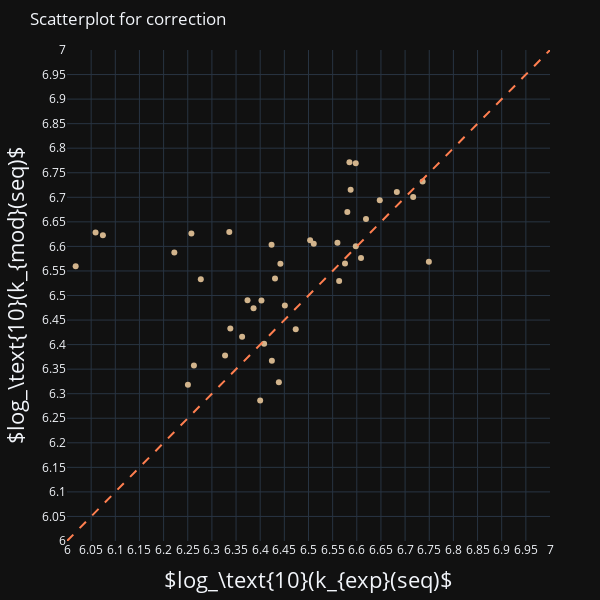
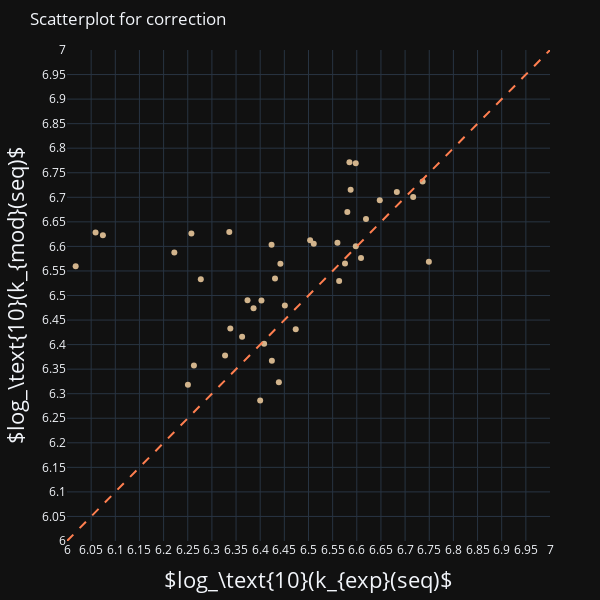

Write notebook code for charts like these, in order.
### Code cell
valplot(wk, corr=True, log=True, name='correction')

### Figure 1 — Plotly figure (JSON) as saved in the notebook; plotly's stock layout.template omitted (floating-point values rounded to 4 significant figures)
{"data": [{"customdata": ["21_GCTGTTCGGTCTAT", "1_GTTCGGTCTA", "22_ACCAAACCACCAAC", "2_CCAAAACCAA", "23_CAACACCAAACAAC", "3_AAACCACACA", "24_CAAAACCCCAACAC", "25_AAACCCACCACACA", "26_CAACACCCAAACAC", "4_ACCAAACCAC", "5_ACACCAAACC", "27_CCAAAACCAACAAC", "6_AAAAACCCAC", "28_AAAAACCCACCCAA", "7_CAACACCCAA", "8_AAACCCACCA", "9_ACAACACCAC", "10_CAAAACCCCA", "11_AACCAACACC", "12_CAACACAACC", "29_AAACCACCCAACAC", "13_ACCAACACCA", "14_CCACCAACAA", "30_CCCAAACCCAACCA", "31_ACCAACACCAACCA", "32_CAACAACACCACCA", "33_AACCAACACCACCA", "34_AACCACCACAAACC", "35_CAACACAACCAACC", "36_CACCACAACCACCA", "15_ACACACACAC", "16_AACCACCACA", "17_CAACCAACCA", "37_CCCCACACAACAAC", "38_CCACCAACAACAAC", "18_ACACACACCA", "39_ACACACACCACACA", "40_CACACACACACACA", "41_ACCAACCAACCAAC", "19_CCCCACACAA", "20_ACACCACCAC"], "hovertemplate": "emp = %{x:.3e}\n                     <br>mod = %{y:.3e}\n                     <br>seq:  %{customdata} </b>", "marker": {"color": "tan"}, "mode": "markers", "name": "", "type": "scatter", "x": [6.018, 6.059, 6.074, 6.222, 6.25, 6.258, 6.263, 6.277, 6.327, 6.336, 6.338, 6.363, 6.374, 6.386, 6.4, 6.403, 6.408, 6.424, 6.424, 6.431, 6.439, 6.442, 6.451, 6.474, 6.503, 6.511, 6.56, 6.563, 6.576, 6.58, 6.585, 6.587, 6.598, 6.598, 6.609, 6.619, 6.648, 6.683, 6.717, 6.736, 6.749], "y": [6.559, 6.628, 6.623, 6.587, 6.318, 6.626, 6.358, 6.533, 6.378, 6.629, 6.433, 6.416, 6.49, 6.474, 6.286, 6.49, 6.402, 6.603, 6.367, 6.535, 6.323, 6.565, 6.48, 6.431, 6.613, 6.606, 6.607, 6.529, 6.565, 6.67, 6.771, 6.715, 6.769, 6.6, 6.576, 6.656, 6.694, 6.711, 6.701, 6.732, 6.569]}, {"line": {"dash": "dash"}, "marker": {"color": "coral"}, "mode": "lines", "name": "bisector", "type": "scatter", "x": [6, 6.02, 6.041, 6.061, 6.082, 6.102, 6.122, 6.143, 6.163, 6.184, 6.204, 6.224, 6.245, 6.265, 6.286, 6.306, 6.327, 6.347, 6.367, 6.388, 6.408, 6.429, 6.449, 6.469, 6.49, 6.51, 6.531, 6.551, 6.571, 6.592, 6.612, 6.633, 6.653, 6.673, 6.694, 6.714, 6.735, 6.755, 6.776, 6.796, 6.816, 6.837, 6.857, 6.878, 6.898, 6.918, 6.939, 6.959, 6.98, 7], "y": [6, 6.02, 6.041, 6.061, 6.082, 6.102, 6.122, 6.143, 6.163, 6.184, 6.204, 6.224, 6.245, 6.265, 6.286, 6.306, 6.327, 6.347, 6.367, 6.388, 6.408, 6.429, 6.449, 6.469, 6.49, 6.51, 6.531, 6.551, 6.571, 6.592, 6.612, 6.633, 6.653, 6.673, 6.694, 6.714, 6.735, 6.755, 6.776, 6.796, 6.816, 6.837, 6.857, 6.878, 6.898, 6.918, 6.939, 6.959, 6.98, 7]}], "layout": {"autosize": false, "height": 600, "margin": {"b": 50, "l": 50, "pad": 0, "r": 50, "t": 50}, "showlegend": false, "title": {"text": "Scatterplot for correction"}, "width": 600, "xaxis": {"exponentformat": "e", "range": [6, 7], "showgrid": true, "tickmode": "array", "tickvals": [6, 6.05, 6.1, 6.15, 6.2, 6.25, 6.3, 6.35, 6.4, 6.45, 6.5, 6.55, 6.6, 6.65, 6.7, 6.75, 6.8, 6.85, 6.9, 6.95, 7], "title": {"font": {"size": 22}, "text": "$log_\\text{10}(k_{exp}(seq)$"}}, "yaxis": {"exponentformat": "e", "range": [6, 7], "showgrid": true, "tickmode": "array", "tickvals": [6, 6.05, 6.1, 6.15, 6.2, 6.25, 6.3, 6.35, 6.4, 6.45, 6.5, 6.55, 6.6, 6.65, 6.7, 6.75, 6.8, 6.85, 6.9, 6.95, 7], "title": {"font": {"size": 22}, "text": "$log_\\text{10}(k_{mod}(seq)$"}}}}

### Figure 2 — Plotly figure (JSON) as saved in the notebook; plotly's stock layout.template omitted (floating-point values rounded to 4 significant figures)
{"data": [{"customdata": ["21_GCTGTTCGGTCTAT", "1_GTTCGGTCTA", "22_ACCAAACCACCAAC", "2_CCAAAACCAA", "23_CAACACCAAACAAC", "3_AAACCACACA", "24_CAAAACCCCAACAC", "25_AAACCCACCACACA", "26_CAACACCCAAACAC", "4_ACCAAACCAC", "5_ACACCAAACC", "27_CCAAAACCAACAAC", "6_AAAAACCCAC", "28_AAAAACCCACCCAA", "7_CAACACCCAA", "8_AAACCCACCA", "9_ACAACACCAC", "10_CAAAACCCCA", "11_AACCAACACC", "12_CAACACAACC", "29_AAACCACCCAACAC", "13_ACCAACACCA", "14_CCACCAACAA", "30_CCCAAACCCAACCA", "31_ACCAACACCAACCA", "32_CAACAACACCACCA", "33_AACCAACACCACCA", "34_AACCACCACAAACC", "35_CAACACAACCAACC", "36_CACCACAACCACCA", "15_ACACACACAC", "16_AACCACCACA", "17_CAACCAACCA", "37_CCCCACACAACAAC", "38_CCACCAACAACAAC", "18_ACACACACCA", "39_ACACACACCACACA", "40_CACACACACACACA", "41_ACCAACCAACCAAC", "19_CCCCACACAA", "20_ACACCACCAC"], "hovertemplate": "emp = %{x:.3e}\n                     <br>mod = %{y:.3e}\n                     <br>seq:  %{customdata} </b>", "marker": {"color": "tan"}, "mode": "markers", "name": "", "type": "scatter", "x": [6.018, 6.059, 6.074, 6.222, 6.25, 6.258, 6.263, 6.277, 6.327, 6.336, 6.338, 6.363, 6.374, 6.386, 6.4, 6.403, 6.408, 6.424, 6.424, 6.431, 6.439, 6.442, 6.451, 6.474, 6.503, 6.511, 6.56, 6.563, 6.576, 6.58, 6.585, 6.587, 6.598, 6.598, 6.609, 6.619, 6.648, 6.683, 6.717, 6.736, 6.749], "y": [6.559, 6.628, 6.623, 6.587, 6.318, 6.626, 6.358, 6.533, 6.378, 6.629, 6.433, 6.416, 6.49, 6.474, 6.286, 6.49, 6.402, 6.603, 6.367, 6.535, 6.323, 6.565, 6.48, 6.431, 6.613, 6.606, 6.607, 6.529, 6.565, 6.67, 6.771, 6.715, 6.769, 6.6, 6.576, 6.656, 6.694, 6.711, 6.701, 6.732, 6.569]}, {"line": {"dash": "dash"}, "marker": {"color": "coral"}, "mode": "lines", "name": "bisector", "type": "scatter", "x": [6, 6.02, 6.041, 6.061, 6.082, 6.102, 6.122, 6.143, 6.163, 6.184, 6.204, 6.224, 6.245, 6.265, 6.286, 6.306, 6.327, 6.347, 6.367, 6.388, 6.408, 6.429, 6.449, 6.469, 6.49, 6.51, 6.531, 6.551, 6.571, 6.592, 6.612, 6.633, 6.653, 6.673, 6.694, 6.714, 6.735, 6.755, 6.776, 6.796, 6.816, 6.837, 6.857, 6.878, 6.898, 6.918, 6.939, 6.959, 6.98, 7], "y": [6, 6.02, 6.041, 6.061, 6.082, 6.102, 6.122, 6.143, 6.163, 6.184, 6.204, 6.224, 6.245, 6.265, 6.286, 6.306, 6.327, 6.347, 6.367, 6.388, 6.408, 6.429, 6.449, 6.469, 6.49, 6.51, 6.531, 6.551, 6.571, 6.592, 6.612, 6.633, 6.653, 6.673, 6.694, 6.714, 6.735, 6.755, 6.776, 6.796, 6.816, 6.837, 6.857, 6.878, 6.898, 6.918, 6.939, 6.959, 6.98, 7]}], "layout": {"autosize": false, "height": 600, "margin": {"b": 50, "l": 50, "pad": 0, "r": 50, "t": 50}, "showlegend": false, "title": {"text": "Scatterplot for correction"}, "width": 600, "xaxis": {"exponentformat": "e", "range": [6, 7], "showgrid": true, "tickmode": "array", "tickvals": [6, 6.05, 6.1, 6.15, 6.2, 6.25, 6.3, 6.35, 6.4, 6.45, 6.5, 6.55, 6.6, 6.65, 6.7, 6.75, 6.8, 6.85, 6.9, 6.95, 7], "title": {"font": {"size": 22}, "text": "$log_\\text{10}(k_{exp}(seq)$"}}, "yaxis": {"exponentformat": "e", "range": [6, 7], "showgrid": true, "tickmode": "array", "tickvals": [6, 6.05, 6.1, 6.15, 6.2, 6.25, 6.3, 6.35, 6.4, 6.45, 6.5, 6.55, 6.6, 6.65, 6.7, 6.75, 6.8, 6.85, 6.9, 6.95, 7], "title": {"font": {"size": 22}, "text": "$log_\\text{10}(k_{mod}(seq)$"}}}}
